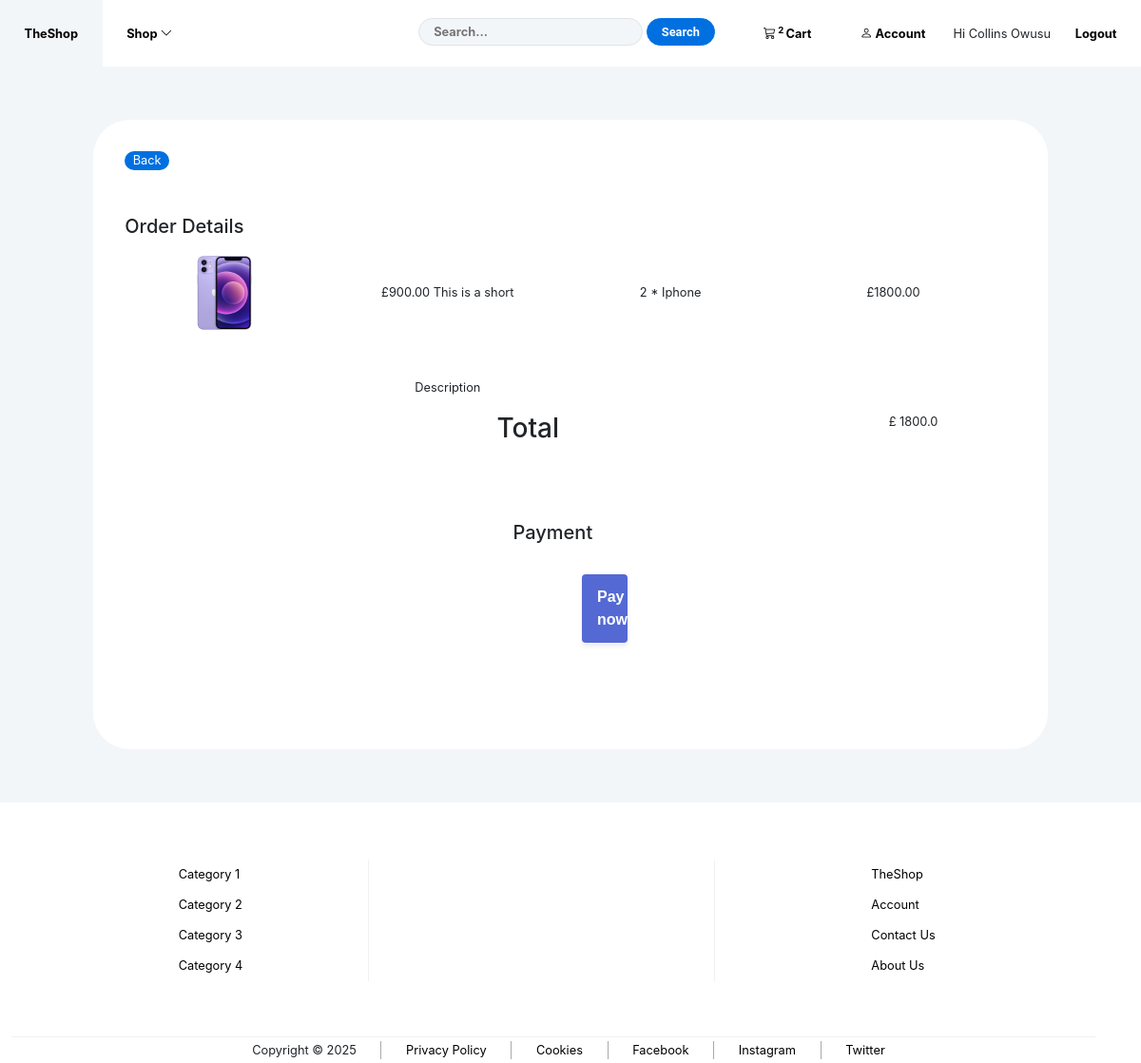
Before: /order/checkout/ (signed in) with the older database file.
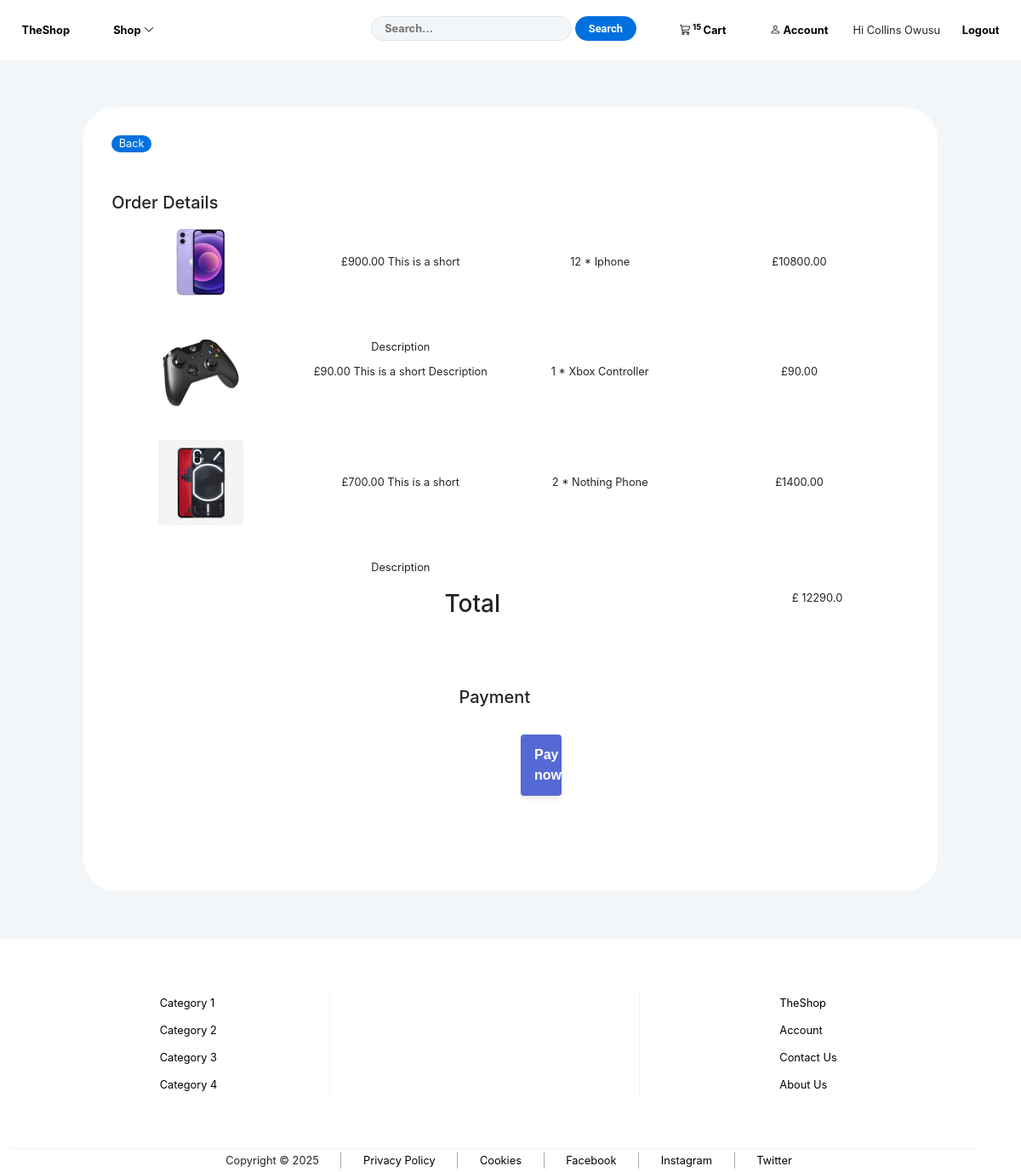
After: the same page with the newer database file.
### userauth/models.py (models this page shows, shortened)
class Customer(AbstractBaseUser, PermissionsMixin):
    name = models.CharField(_('Device Id or Full Name'), max_length=200)
    email = models.EmailField(_('email address'), unique=True)
    is_staff = models.BooleanField(default=False)
    is_active = models.BooleanField(default=True)
    date_joined = models.DateTimeField(default=timezone.now)
    USERNAME_FIELD = 'email'
    REQUIRED_FIELDS = ['name']
    objects = CustomUserManager()

### order/models.py (models this page shows, shortened)
class OrderItem(models.Model):
    product = models.ForeignKey(Product, on_delete=models.SET_NULL, null=True)
    user = models.ForeignKey(settings.AUTH_USER_MODEL, on_delete=models.SET_NULL, null=True)
    is_ordered = models.BooleanField(default=False)
    quantity = models.IntegerField(default=1)
    guest_registered_merged = models.BooleanField(default=False)
    date_added = models.DateTimeField(auto_now=True)

### shop/models.py (models this page shows)
class Product(models.Model):
    product = models.CharField(max_length=250)
    price = models.DecimalField(decimal_places=2, max_digits=6)
    quantity = models.IntegerField(default=0)
    image = models.ImageField(null=True, blank=True)
    categories = (
        ('1', 'Category 1'),
        ('2', 'Category 2'),
        ('3', 'Category 3'),
        ('4', 'Category 4')
    )
    category = models.CharField(max_length=20, choices=categories)
    def __str__(self):
        return self.product

### order/views.py (the view)
# urls.py: path('checkout/', views.checkout, name='checkout'),
@login_required()
def checkout(request):
    checkout_template = loader.get_template('order/checkout.html')
    if request.user.is_authenticated:
            accountinfo = AccountInfo.objects.get(customer= request.user)
    order_items = OrderItem.objects.filter(user=request.user, is_ordered=False)
    order_total_price = round(calculate_order_amount(request)/100, 2)
    context = {
        'order_items': order_items,
        'accountinfo': accountinfo,
        'order_total_price' : order_total_price,
    }
    return HttpResponse(checkout_template.render(context, request))

### order/views.py (called while the page is built, shortened)
def get_customer(request):
    customer = request.user
    return customer

def calculate_order_amount(request):
    if request.user.is_authenticated:
        order_items = OrderItem.objects.filter(user=request.user, is_ordered=False)
        order_total = 0
        if order_items:
            for item in order_items:
                order_total += item.product.price * item.quantity
        return int(order_total * 100 )

### shop/templatetags/cart_template_tags.py (called while the page is built)
@register.filter
@register.simple_tag(takes_context = True)
def get_cart_count(context):
    request = context['request']
    customer = get_customer(request)
    try:
        order_items = OrderItem.objects.filter(user=customer, is_ordered=False)
        total_quantity = 0
        if order_items.exists():
            for item in order_items:
                total_quantity += item.quantity
        return total_quantity
    except:
        print('Anonymous user')

### order/templates/order/checkout.html (shortened to what this page needs)
{% extends 'shop/base.html' %}
{% load static %}
{% load mathfilters %}
{% block header_links %}
    <link rel="stylesheet" href="{% static 'css/cart_checkout.css' %}">
    <link rel="stylesheet" href="{% static 'css/checkout.css' %}">
    <link rel="stylesheet" href="{% static 'css/product_detail.css' %}">
{% endblock header_links %}
{% block menu %}
    {% include 'shop/nav.html' %}
{% endblock menu %}
{% block content %}
    <div class="container">
        <div class="product_detail_section">
            <div class="row">
                <div class="col-md-1">
                    <a href="#" class="back_to_products" onclick="history.back()">Back</a>
                </div>
            </div>
            <div class="row">
                <div class="col-md-12">
                    <h5>Order Details</h5>
                        {% for order in order_items %}
                            <div class="row">
                                <div class="row cart_item">
                                    <div class="col-md-3">
                                        <img src="{{ order.product.image.url }}" alt="{{ order.product }}" class="img-fluid cart_product_img" width=100 height=100>
                                    </div>
                                    <div class="col-md-3">
                                        <p>£{{order.product.price}} This is a short Description</p>
                                    </div>
                                    <div class="col-md-3">
                                        <p> {{order.quantity}} * {{ order.product }}</p>
                                    </div>
                                    <div class="col-md-3">
                                        <p> £{{ order.quantity|mul:order.product.price }}</p>
                                    </div>
                                </div>
                            </div>
                        {% endfor %}
                </div>
            </div>
            <div class="row">
                <div class="col-md-6" style="text-align:right;">
                    <h3>Total</h3>
                </div>
                <div class="col-md-3">
                </div>
                <div class="col-md-3" style="text-align:center;">
                    {% if order_total_price %}
                        <p> £ {{ order_total_price }} </p>
                    {%endif%}
                </div>
            </div>
            <div class="row">
                <div class="col-md-12 payment">
                    <h5>Payment</h5>
                    <form id="payment-form">
                        <div class="row">
                            <div class="col-md-6">
                            </div>
                            <div class="col-md-6">
                                <button id="submit">
                                <span id="button-text">Pay now</span>
                                </button>
                            </div>
                        </div>
                    </form>
                </div>
            </div>
        </div>
    </div>
{% endblock content %}
{% block footer %}
{% include 'shop/footer.html' %}
{% endblock footer %}

### shop/templates/shop/nav.html (shortened to what this page needs)
{% load static %}
{% load cart_template_tags %}
<link rel="stylesheet" href="{% static 'css/nav_css.css' %}">
<nav role="navigation" id="top_nav">
    <ul id="top_nav_ul" class="clearfix">
        <li><a href="{% url 'index' %}">TheShop</a></li>
        <li id="shop_categories"><a href="javascript:void(0)" id="category_btn">Shop  <i class="bi bi-chevron-down"></i></a>
        </li>
        {% if user.is_authenticated %}
            <li>
                <a href="{% url 'account' %}"><i class="bi bi-person"></i> <span class="acc_cart_text">Account</span></a>
                <span>Hi {{ user.name }}<a href="{% url 'logout' %}">Logout</a></span>
            </li>
        {% else %}
            <li><a href="{% url 'login' %}"><i class="bi bi-person"></i> <span class="acc_cart_text">Login</span></a></li>
        {% endif %}
        <li><a href="{% url 'cart' %}"><i class="bi bi-cart3"></i><sup>
            {% get_cart_count %}
        </sup> <span class="acc_cart_text">Cart</span></a></li>
        <li class="li_search">
            <form action="get" id="search_form">
                <input type="text" placeholder="Search...">
                <input type="submit" value="Search">
            </form>
        </li>
    </ul>
</nav>

Changed rows visible on the page:
changed Customer "Collins Owusu": id.quantity "2" → "15"
changed OrderItem "Iphone": quantity "2" → "12"; quantity|mul "1800.00" → "10800.00"
added OrderItem: product.image (picture), product.price "90.00", quantity "1", product "Xbox Controller", quantity|mul "90.00"
added OrderItem: product.image (picture), product.price "700.00", quantity "2", product "Nothing Phone", quantity|mul "1400.00"
Other visible differences:
{{ order_total_price }}: "1800.0" → "12290.0"
